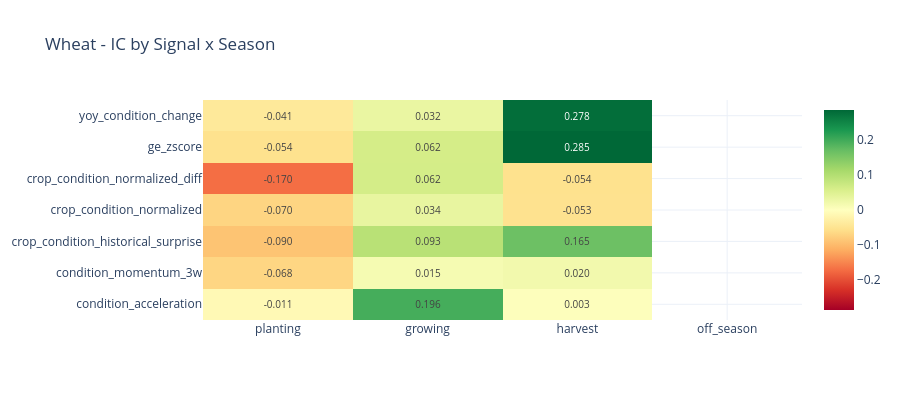

The code cell stored with this chart in its notebook:
### Markdown cell above
---
## 5. Seasonal & Regime Analysis
IC broken down by crop season, volatility regime, and price trend regime.

### Code cell
for cmd in COMMODITIES:
    m = master[cmd]
    available = [s for s in KEY_SIGNALS if s in m.columns]
    print(f'\n{"="*70}\n{COMMODITIES[cmd]["name"]} - IC by Season & Regime\n{"="*70}')
    # IC by Season
    season_results = []
    for season in ['planting','growing','harvest','off_season']:
        subset = m[m['season']==season]
        for sig in available:
            data = subset[[sig,'fwd_5d_ret']].dropna()
            if len(data)>=10:
                season_results.append({'season':season,'signal':sig,'IC':data[sig].corr(data['fwd_5d_ret']),'n':len(data)})
    sdf = pd.DataFrame(season_results)
    if len(sdf)>0:
        pivot = sdf.pivot(index='signal',columns='season',values='IC')
        for s in ['planting','growing','harvest','off_season']:
            if s not in pivot.columns: pivot[s]=np.nan
        pivot = pivot[['planting','growing','harvest','off_season']]
        fig = go.Figure(go.Heatmap(z=pivot.values, x=pivot.columns, y=pivot.index,
            colorscale='RdYlGn', zmid=0,
            text=[[f'{v:.3f}' if not pd.isna(v) else '' for v in row] for row in pivot.values],
            texttemplate='%{text}', textfont=dict(size=10)))
        fig.update_layout(title=f'{COMMODITIES[cmd]["name"]} - IC by Signal x Season',
            height=max(400,len(available)*40), template='plotly_white')
        fig.show()
    # IC by Vol & Trend regime
    if 'vol_regime' in m.columns:
        print('\nIC by Vol Regime:')
        vol_res = []
        for regime in ['high_vol','low_vol']:
            for sig in available:
                data = m[m['vol_regime']==regime][[sig,'fwd_5d_ret']].dropna()
                if len(data)>=10: vol_res.append({'vol_regime':regime,'signal':sig,'IC':data[sig].corr(data['fwd_5d_ret'])})
        vdf = pd.DataFrame(vol_res).pivot(index='signal',columns='vol_regime',values='IC')
        display(vdf.style.format('{:.4f}'))
    if 'trend_regime' in m.columns:
        print('\nIC by Trend Regime:')
        trend_res = []
        for regime in ['uptrend','downtrend','neutral']:
            for sig in available:
                data = m[m['trend_regime']==regime][[sig,'fwd_5d_ret']].dropna()
                if len(data)>=10: trend_res.append({'trend_regime':regime,'signal':sig,'IC':data[sig].corr(data['fwd_5d_ret'])})
        tdf = pd.DataFrame(trend_res).pivot(index='signal',columns='trend_regime',values='IC')
        for c in ['uptrend','neutral','downtrend']:
            if c not in tdf.columns: tdf[c]=np.nan
        display(tdf[['uptrend','neutral','downtrend']].style.format('{:.4f}'))

### Figure 1 — Plotly figure (JSON) as saved in the notebook; plotly's stock layout.template omitted (floating-point values rounded to 4 significant figures)
{"data": [{"colorscale": [[0, "rgb(165,0,38)"], [0.1, "rgb(215,48,39)"], [0.2, "rgb(244,109,67)"], [0.3, "rgb(253,174,97)"], [0.4, "rgb(254,224,139)"], [0.5, "rgb(255,255,191)"], [0.6, "rgb(217,239,139)"], [0.7, "rgb(166,217,106)"], [0.8, "rgb(102,189,99)"], [0.9, "rgb(26,152,80)"], [1, "rgb(0,104,55)"]], "text": [["-0.011", "0.196", "0.003", ""], ["-0.068", "0.015", "0.020", ""], ["-0.090", "0.093", "0.165", ""], ["-0.070", "0.034", "-0.053", ""], ["-0.170", "0.062", "-0.054", ""], ["-0.054", "0.062", "0.285", ""], ["-0.041", "0.032", "0.278", ""]], "textfont": {"size": 10}, "texttemplate": "%{text}", "type": "heatmap", "x": ["planting", "growing", "harvest", "off_season"], "y": ["condition_acceleration", "condition_momentum_3w", "crop_condition_historical_surprise", "crop_condition_normalized", "crop_condition_normalized_diff", "ge_zscore", "yoy_condition_change"], "z": [[-0.01114, 0.1961, 0.003427, NaN], [-0.06801, 0.01462, 0.01974, NaN], [-0.08955, 0.09333, 0.1647, NaN], [-0.06971, 0.03414, -0.05294, NaN], [-0.1699, 0.06212, -0.05419, NaN], [-0.05421, 0.06207, 0.2853, NaN], [-0.04084, 0.03208, 0.2782, NaN]], "zmid": 0}], "layout": {"height": 400, "title": {"text": "Wheat - IC by Signal x Season"}}}
